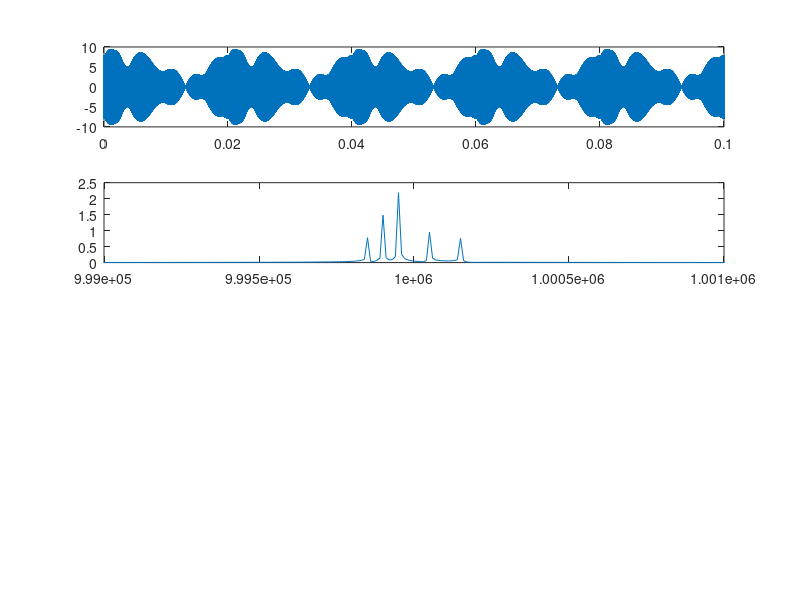

The MATLAB source for this figure:
function x = Exercise_One_B()
fs = 10000000;
t = 0:1/fs:0.1;
message_signal = 4*cos(100*pi*t) + 3*sin(200*pi*t) + 3*sin(300*pi*t);
hilbert_transform_message_signal = 4*sin(100*pi*t) - 3*cos(200*pi*t) - 4*cos(100*pi*t);
carrier_signal_one = cos(2*pi*1000000*t);
carrier_signal_two = sin(2*pi*1000000*t);

modulated_signal = (message_signal .* carrier_signal_one) + (hilbert_transform_message_signal .* carrier_signal_two);
subplot(4,1,1);
plot(t,modulated_signal);
set(gca,'XLim',[0 0.1]);

M = fftshift(fft(modulated_signal)); 
n = length(modulated_signal) - 1;
df = fs/n;
f = -fs/2:df:fs/2;
subplot(4,1,2);
plot(f,abs(M)/n);
set(gca,'XLim',[999000 1001000]);
end